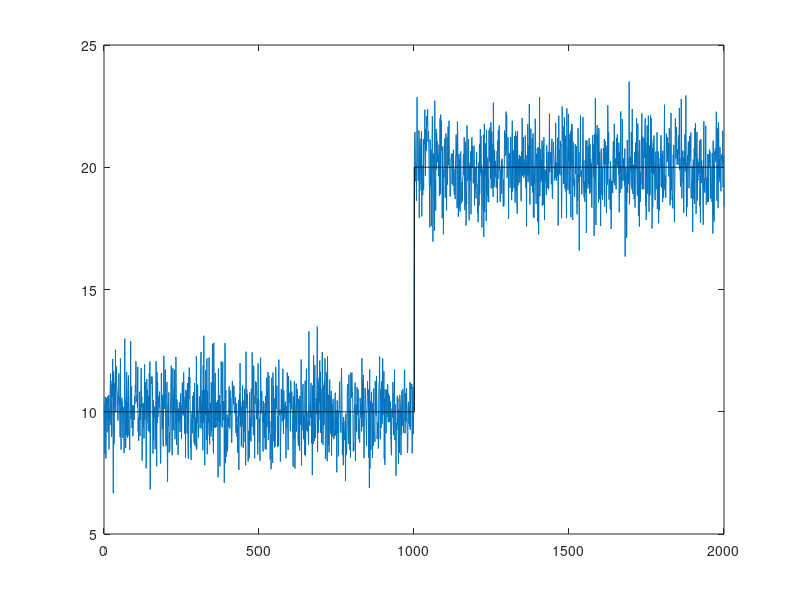
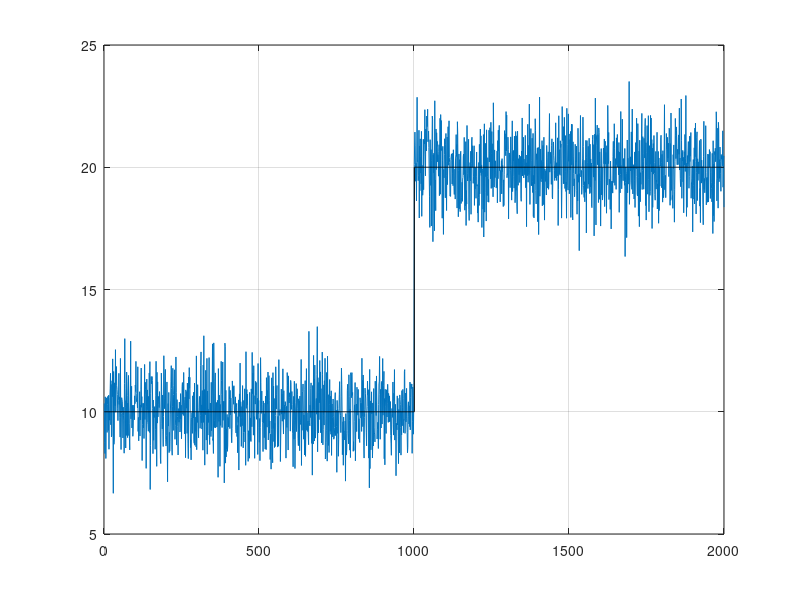

The MATLAB script that drew these images, in order: (Note: this script raises an error after producing the figures.)
%%
% This code is made by:
% Jorge Bonekamp
% Gerardo Moyers
% Casper Spronk
clear all
close all
clc
%% Setting up signal with noise and mean change
k0                     = 1001;                                             % Time instant when the mean of the signal changes
Mean1                  = 10;
Mean_Change            = 10;
Mean2                  = Mean1 + Mean_Change;
Noise                  = wgn(1,(k0-1)*2,1);                                % White Gaussian Noise with variance 1
z1                     = Mean1 + Noise(1:k0-1);
z2                     = Mean2 + Noise(1+length(Noise)/2:end);
z                      = [z1 z2];                                          % The discrete time signal

% plotting the discrete time signal z
figure
plot(z)
hold on
Mean1_Vec              = Mean1 * ones(1,k0-1);
Mean2_Vec              = Mean2 * ones(1,k0-1);
Mean                   = [Mean1_Vec Mean2_Vec];
stairs(Mean, 'color','k')
hold off


%% Deterministic Limit Check

%Setting up Deterministic Limit check
Limit_Size             = Mean_Change / 2;
Upper_Limit            = Mean1 + Limit_Size;
Lower_Limit            = Mean1 - Limit_Size;
Output_Test1           = (z > Upper_Limit) | (z < Lower_Limit);

% Plotting Results of test
figure
plot( z )
hold on
grid on
stairs( Mean                           , 'color', 'k' )
stairs( Output_Test1 )
plot( Upper_Limit * ones(1,length(z)), 'color', 'r' )
plot( Lower_Limit * ones(1,length(z)), 'color', 'r' )
hold off

%% Averaged Deterministic Limit Check

W = 30;

Average = movmean(z,[W 0],'omitnan');                                   % Averaging signal
Output_Test2 = (Average > Upper_Limit) | (Average < Lower_Limit);   % Checking against limits

figure
plot( z )
hold on
stairs(Output_Test2)
stairs( Mean                         , 'color', 'k' )
plot( Upper_Limit * ones(1,length(z)), 'color', 'r' )
plot( Lower_Limit * ones(1,length(z)), 'color', 'r' )
plot(Average, 'linewidth', 2, 'color', 'm')
%legend TODO
hold off

%% Probabilistic Method
k                      = 100000
k0                     = 1001;                                             % Time instant when the mean of the signal changes
Mean1                  = 10;
Mean_Change            = 10;
Mean2                  = Mean1 + Mean_Change;
Noise                  = wgn(1,(k)*2,1);                                % White Gaussian Noise with variance 1
z1                     = Mean1 + Noise(1:k);
z2                     = Mean2 + Noise(1:k0);
z                      = [z1 z2];                                          % The discrete time signal


alpha = 2;
MeanEst = zeros(1,length(z));
MeanEst(1) = z(1);
for i = 2:length(z)
    MeanEst(i) = MeanEst(i-1) + 1/i * (z(i) - MeanEst(i-1)); 
end

VarianceSquared = zeros(1,length(z));

for i = 3:length(z)
   VarianceSquared(i) = (i-2)/(i-1) * VarianceSquared(i-1) + (1/i) * ((z(i) - MeanEst(i-1))^2);
end
out = probabilistic_test(z, MeanEst, VarianceSquared, alpha);

figure
plot(z)
hold on
plot(MeanEst)
plot(VarianceSquared)
plot(out)
